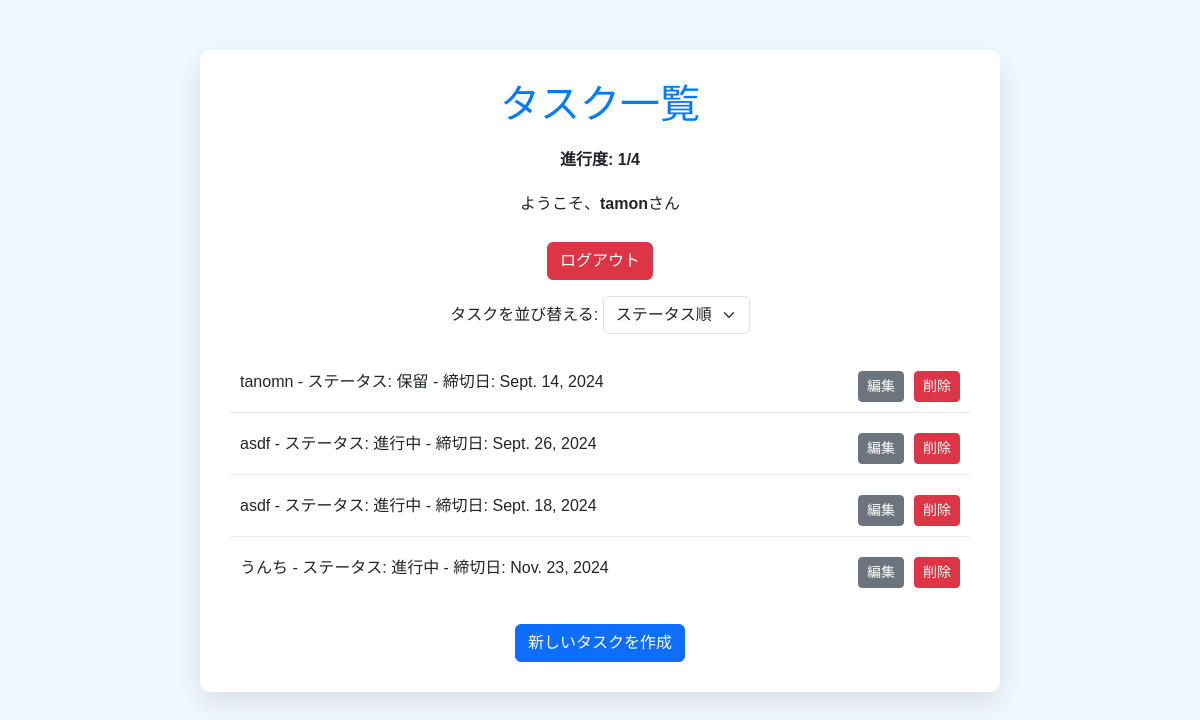
Before: /task/ (signed in) with the older database file.
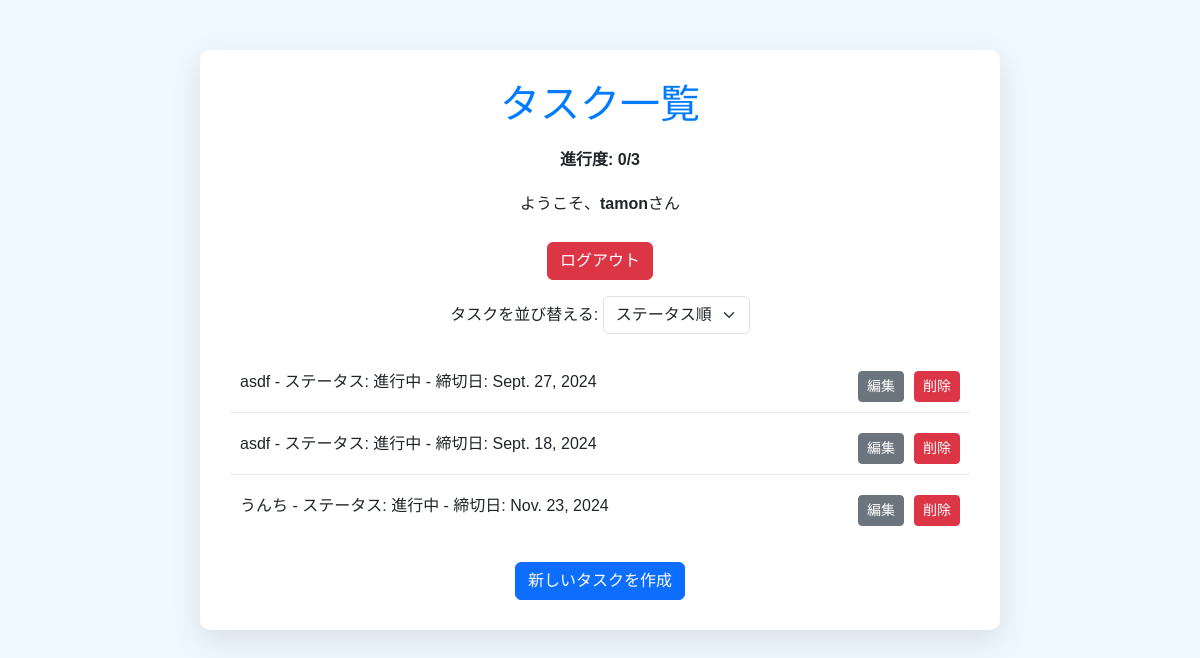
After: the same page with the newer database file.
### task/models.py (models this page shows, shortened)
class Task(models.Model):
    task_id = models.AutoField(primary_key=True)
    title = models.CharField(max_length=255, null=False)
    detail = models.TextField(null=True, blank=True)
    due_date = models.DateField(null=False)
    priority = models.PositiveSmallIntegerField(null=False)
    category = models.ForeignKey(TaskCategory, on_delete=models.CASCADE, null=True)
    register_date = models.DateField(auto_now_add=True)
    update_date = models.DateField(auto_now=True)
    status = models.PositiveSmallIntegerField(default=0, choices=[
        (0, '未着手'),
        (1, '進行中'),
        (2, '保留'),
        (3, '完了')
    ])
    start_date = models.DateField(null=True, blank=True) # 着手日
    user = models.ForeignKey(User, on_delete=models.CASCADE, null=True, blank=True)  # タスクの所有者
    class Meta:
        ordering = ('-status',)
        constraints = [
            models.CheckConstraint(check=models.Q(priority__gte=1, priority__lte=5), name='priority_range')
        ]

### task/views.py (the view)
# urls.py: path('', views.task_list, name='task_list'),
@login_required
def task_list(request):
    tasks = Task.objects.filter(user=request.user)
    progress = {
        'total': tasks.count(),
        'completed': tasks.filter(status=2).count(),
    }
    categories = TaskCategory.objects.all()
    sort_by = request.GET.get('sort_by', 'status')
    if sort_by == 'due_date':
        tasks = tasks.order_by('due_date')
    elif sort_by == 'priority':
        tasks = tasks.order_by('priority')
    elif sort_by == 'category':
        tasks = tasks.order_by('category')
    context = {
        'tasks': tasks,
        'progress': progress,
        'categories': categories,
        'sort_by': sort_by,
        'form': TaskForm()  # モーダルで使用するフォームをコンテキストに追加
    }
    return render(request, 'task/index.html', context)

### task/forms.py
class TaskForm(forms.ModelForm):
    class Meta:
        model = Task
        fields = ['title', 'detail', 'due_date', 'priority', 'category', 'status', 'start_date']

### task/templates/task/index.html (shortened to what this page needs)
<!DOCTYPE html>
<html lang="ja">
<head>
    <link href="https://cdn.jsdelivr.net/npm/bootstrap@5.3.0/dist/css/bootstrap.min.css" rel="stylesheet">
</head>
<body>
    <div class="container">
        <h1>タスク一覧</h1>
        <p class="progress-text">進行度: {{ progress.completed }}/{{ progress.total }}</p>
        {% if user.is_authenticated %}
            <p class="text-center">ようこそ、<strong>{{ user.username }}</strong>さん</p>
            <form method="post" action="{% url 'logout' %}" class="text-center">
                <button type="submit" class="btn btn-danger">ログアウト</button>
            </form>
        {% else %}
            <p class="text-center">ログインしていません</p>
            <div class="text-center">
                <a href="{% url 'login' %}" class="btn btn-primary">ログイン</a>
            </div>
        {% endif %}
        <form method="get" class="text-center mt-3">
            <label for="sort_by" class="form-label">タスクを並び替える:</label>
            <select name="sort_by" id="sort_by" class="form-select w-auto d-inline-block" onchange="this.form.submit()">
                <option value="status" {% if sort_by == 'status' %}selected{% endif %}>ステータス順</option>
            </select>
        </form>
        <ul class="task-list mt-3">
            {% for task in tasks %}
                <li>
                    <div>
                        {{ task.title }} - ステータス: {{ task.get_status_display }} - 締切日: {{ task.due_date }}
                    </div>
                    <div class="task-actions">
                        {% if task.task_id %}
                        <a href="{% url 'task_edit' task.task_id %}" class="btn btn-sm btn-secondary">編集</a>
                        <a href="{% url 'task_delete' task.task_id %}" class="btn btn-sm btn-danger"
                           onclick="return confirm('本当に削除しますか？');">削除</a>
                        {% endif %}
                    </div>
                </li>
            {% endfor %}
        </ul>
        {% if user.is_authenticated %}
            <div class="text-center mt-3">
                <button type="button" class="btn btn-primary" data-bs-toggle="modal" data-bs-target="#taskModal">
                    新しいタスクを作成
                </button>
            </div>
        {% else %}
            <p class="text-center">タスクを作成するにはログインしてください。</p>
        {% endif %}
    </div>
</body>
</html>

### task/templates/task/index.html (style rules this page uses)
body { background-color: #f0f8ff; font-family: 'Arial', sans-serif; }
.container { max-width: 800px; margin: 50px auto; background-color: #ffffff; border-radius: 10px; padding: 30px; box-shadow: 0px 10px 30px rgba(0, 0, 0, 0.1); }
h1 { color: #007bff; text-align: center; margin-bottom: 20px; }
.progress-text { text-align: center; margin-bottom: 20px; font-weight: bold; }
.btn-primary, .btn-danger, .btn-secondary { margin-top: 10px; }
.task-list { list-style-type: none; padding: 0; }
.task-list li { padding: 10px; border-bottom: 1px solid #eaeaea; display: flex; justify-content: space-between; align-items: center; }
.task-list li:last-child { border-bottom: none; }
.task-actions { display: flex; gap: 10px; }

Changed rows visible on the page:
removed Task: title "tanomn", status "保留", due_date "Sept. 14, 2024", shows "編集"
changed Task: due_date "Sept. 26, 2024" → "Sept. 27, 2024"
Other visible differences:
{{ progress.completed }}: "1" → "0"
{{ progress.total }}: "4" → "3"
